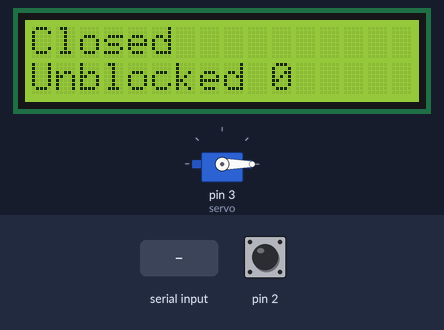
Simulated run of this sketch. Board: Arduino Uno, built with avr-gcc and run on an emulated ATmega328P. On the bench: 16×2 character LCD, servo. The test bench sets the inputs (shaded band); at power-on: pin 2 HIGH.

Above: at 1.2 s.
1.3 s: "o" received over Serial
At 3.3 s:
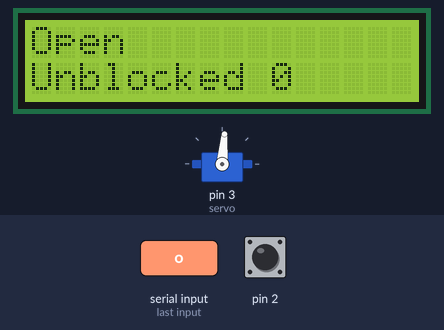
4.3 s: pin 2 pulled LOW for 0.15 s
At 6.1 s:
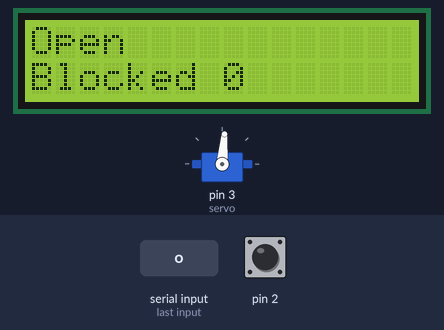
7.4 s: "1" received over Serial
At 8.7 s:
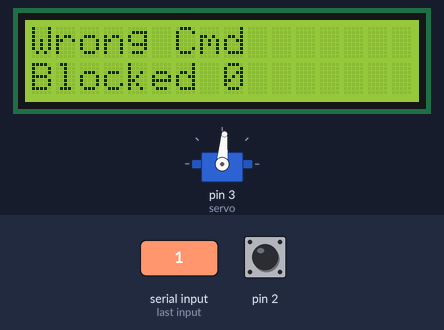
10.4 s: pin 2 pulled LOW for 1 s
At 11.2 s:
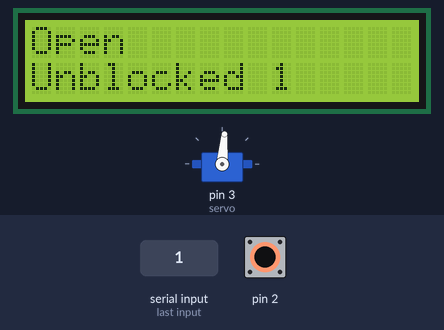
14.4 s: "0" received over Serial
At 15.0 s:
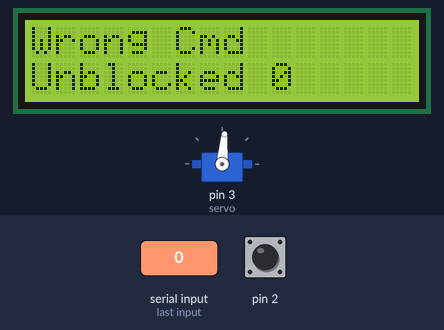
17.4 s: "c" received over Serial
At 17.88 s:
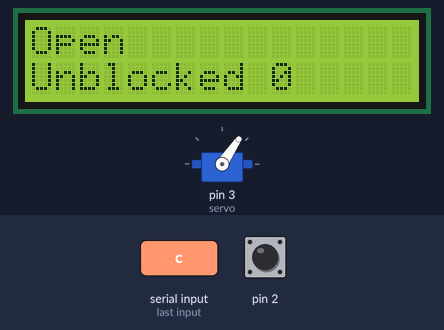
Timing chart, 0 to 20.4 s (numbered marks = the images above; inputs shaded):
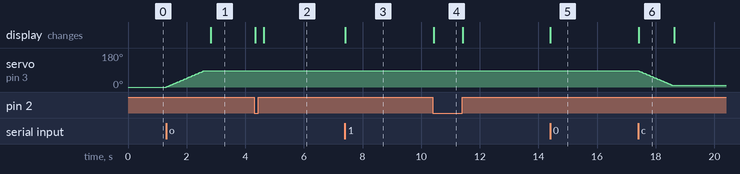

The sketch:

ver20.ino
```cpp
#include <Servo.h>
#include  <LiquidCrystal_I2C.h>  // standardowa biblioteka Arduino
//#include  // dolaczenie pobranej biblioteki I2C dla LCD
LiquidCrystal_I2C lcd(0x27, 16,2);  // Ustawienie adresu ukladu na 0x27
Servo servo;
int angle = 0;
int b=1;//flaga dla open i close
int poprzedni=0;//flaga informujaca o poprzednim stanie przycisku
void setup() {
  lcd.init();
  lcd.backlight();
  servo.attach(3);
  servo.write(angle);
  Serial.begin(9600);
  pinMode(2,INPUT_PULLUP);
  angle=servo.read();
  lcd.print((angle>=170 ? "Drzwi na osciez  " : (angle<170 && angle >15 ? "Drzwi otwarte"+String(angle) :"Drzwi zamkniete ")));
}


void loop()
{
  angle=servo.read();
  if (poprzedni==0 && digitalRead(2)==0){
    poprzedni=1;
    b*=-1;
    }
  else if(poprzedni==1 && digitalRead(2)==1){
    poprzedni=0;
    }
    lcd.setCursor(0,0);
    lcd.clear();
    lcd.print((angle>=85 ? "Open" : "Closed"));
    lcd.setCursor(0,1);
    lcd.print((b==-1 ? "Blocked " : "Unblocked ")+String(poprzedni));

  if(Serial.available()>0){
  switch(Serial.read()){
    case 'o':
    if(b==1){
      if (angle<85){
        while(angle<85)
  {
    servo.write(angle+1);
    delay(15);
    angle=servo.read()       ;
  }}    else{
      lcd.setCursor(0,0);
      lcd.clear();
      lcd.print("Already Open");
      delay(3000);
      } }break;
  case 'c':
    if(b==1){
    if(angle>10){
        while(angle>10)
  {
    servo.write(angle-1);

    delay(15);
    angle=servo.read();
  }
    }
    else{
      lcd.setCursor(0,0);
      lcd.clear();
      lcd.print("Already Closed");
      delay(3000);
      }
    }break;
    default: lcd.setCursor(0,0);lcd.print("Wrong Cmd");
    delay(3000);

  } }
}
```

Measured:
- after the input at 1.3 s, servo on pin 3 (servo): moves from 0° to 85° over 1.3 s, starting at once; the display: changes after 1.5 s (image 1)
- after the input at 4.3 s, the display: first changes at once (image 2 shows a later state)
- after the input at 7.4 s, the display: changes at once (image 3)
- after the input at 10.4 s, the display: changes at once (image 4)
- after the input at 14.4 s, the display: changes at once (image 5)
- after the input at 17.4 s, servo on pin 3 (servo): moves from 85° to 10° over 1.1 s, starting at once
